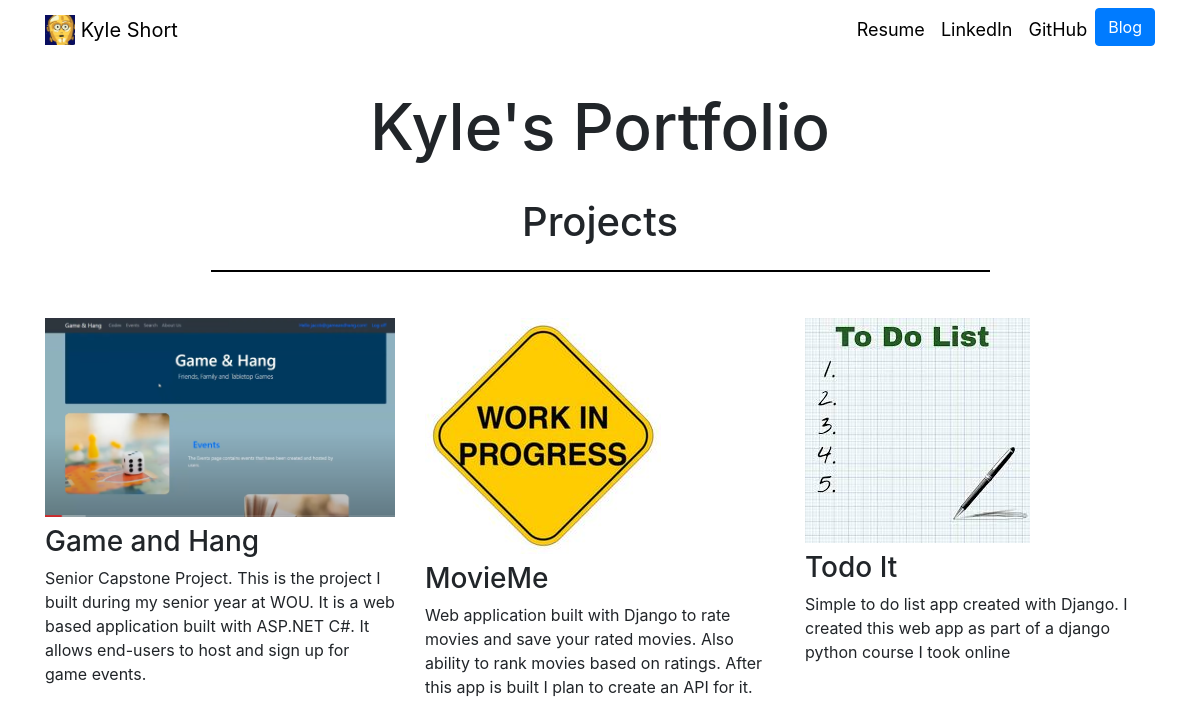
/, run on an earlier commit of the app's database.
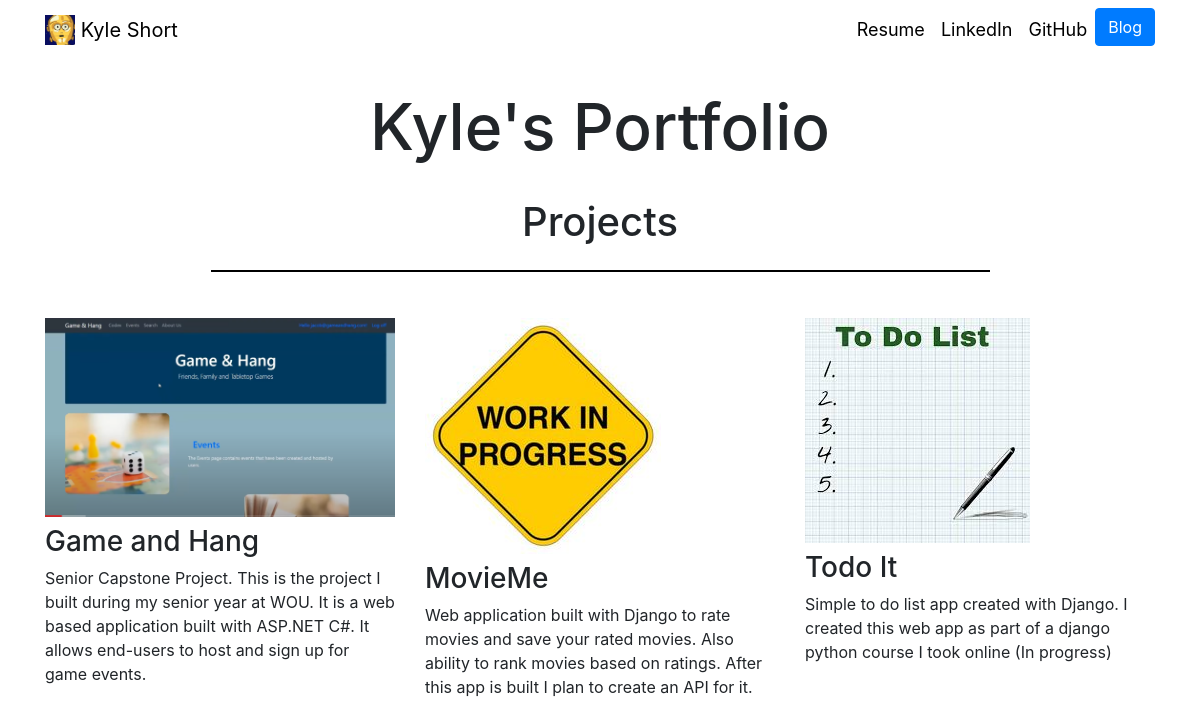
And on a later commit of the database.
### portfolio/models.py (models this page shows, shortened)
class Project(models.Model):
    title = models.CharField(max_length=100)
    description = models.CharField(max_length=250)
    image = models.ImageField(upload_to='portfolio/images/')
    url = models.URLField(blank=True)

### portfolio/views.py (the view)
# urls.py: 2. Add a URL to urlpatterns:  path('', views.home, name='home')
def home(request):
    projects = Project.objects.all()
    return render(request, 'portfolio/home.html', {'projects':projects})

### portfolio/templates/portfolio/home.html (shortened to what this page needs)
{% extends 'portfolio/base.html' %}
{% load static %}
{% block content %}
<head>
  <link rel="stylesheet" type="text/css" href="{% static 'portfolio/home.css' %}">
</head>
<div class="row justify-content-center">
  <h1 id="title">Kyle's Portfolio</h1>
</div>
<br>
<div class="row justify-content-center">
  <h4 id="subtitle">Projects</h4>
</div>
<hr>
<div class="row" style="padding-top:30px;">
  {% for project in projects %}
  <div class="col-lg-4 col-md-6">
    {% if project.url %}
    <a href="{{ project.url }}">
      <img src="{{ project.image.url }}" class="img-fluid mb-2" class="projectpic">
    </a>
    {% else %}
    <img src="{{ project.image.url }}" class="img-fluid mb-2" class="projectpic">
    {% endif %}
    <h3>{{ project.title }}</h3>
    <p>{{ project.description }}</p>
  </div>
  {% endfor %}
</div>
{% endblock %}

What changed in the data, as far as the page shows it:
changed Project "Todo It": description "Simple to do list app created with Django. I created this web app as part of a django python course I took online" → "Simple to do list app created with Django. I created this web app as part of a django python course I took online (In progress)"
